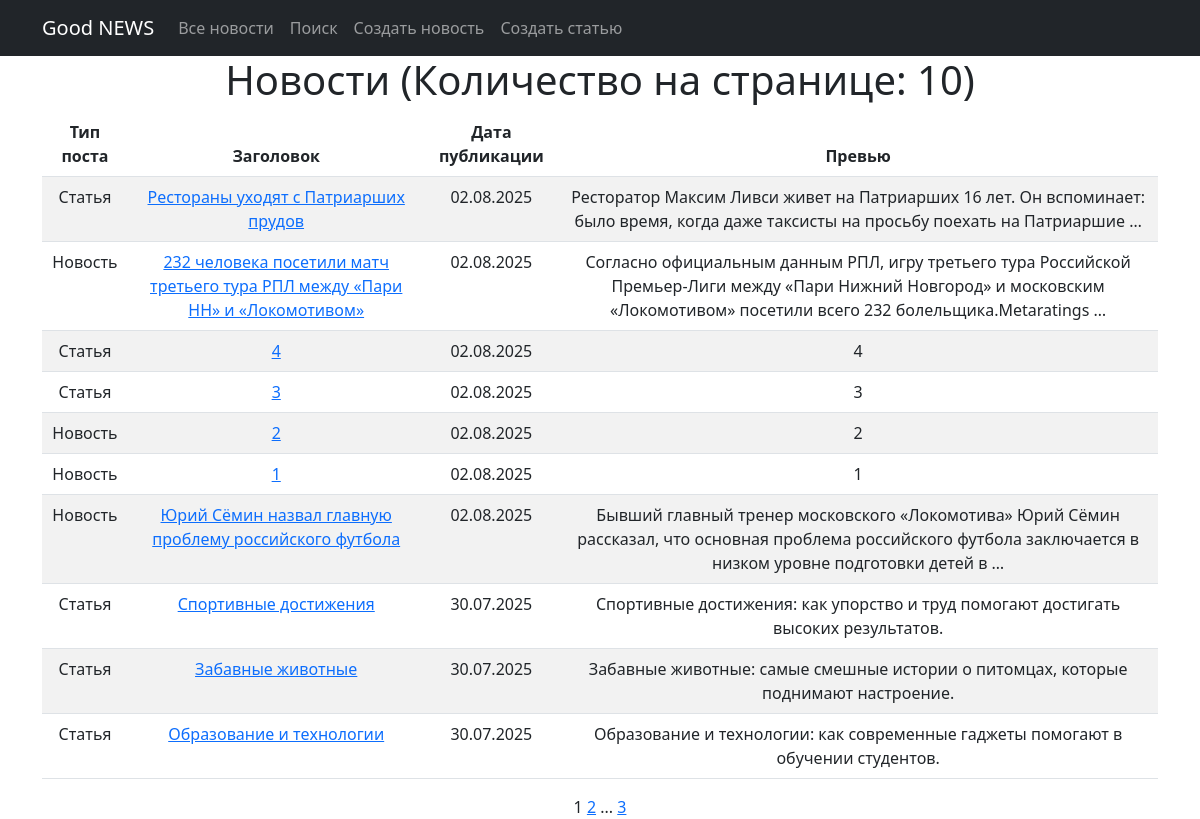
Page /news/ on the committed database.
### news/models.py (models this page shows, shortened)
class Post(models.Model):
    author = models.ForeignKey(Author, on_delete=models.CASCADE)
    post_type = models.CharField(max_length=2, choices=POST_TYPES, default='AR')
    data_time_created = models.DateTimeField(auto_now_add=True)
    categories = models.ManyToManyField(Category, through='PostCategory')
    title = models.CharField(max_length=255)
    text = models.TextField()
    rating = models.IntegerField(default=0)

### news/views.py (the view, shortened to what this page needs)
# urls.py: path('', PostsList.as_view(), name='posts_list'),
class PostsList(ListView):
    model = Post
    ordering = ('-data_time_created')
    template_name = 'posts_list.html'
    context_object_name = 'posts_list'
    paginate_by = 10
    def get_context_data(self, **kwargs):
        context = super().get_context_data(**kwargs)
        user = self.request.user
        context['show_become_author_button'] = False
        return context

### news/templatetags/custom_filters.py (called while the page is built)
@register.filter(name='censor_words')
def censor_words(value):
    if not isinstance(value, str):
        return value
    def censor_match(match):
        word = match.group()
        if len(word) > 1 and (word[0].isalpha() and word[0].lower() == word[0] or word[0].isupper()):
            if word.lower() in BAD_WORDS:
                return word[0] + '*' * (len(word) - 1)
        return word
    pattern = re.compile(r'\b[А-Яа-яЁё]+\b')
    censored_text = pattern.sub(censor_match, value)
    return censored_text

### templates/posts_list.html (shortened to what this page needs)
{% extends 'flatpages/default.html' %}
{% load custom_filters %}
{% block content %}
<h1>Новости (Количество на странице: {{ posts_list|length }})</h1>
<table class="table table-striped">
    <thead>
        <tr>
            <th>Тип поста</th>
            <th>Заголовок</th>
            <th>Дата публикации</th>
            <th>Превью</th>
        </tr>
    </thead>
    <tbody>
        {% for news in posts_list %}
        <tr>
            <td>
                {{ news.get_post_type_display }}
            </td>
            <td>
                <a href="{% url 'posts_detail' news.pk %}">{{ news.title|censor_words }}</a>
            </td>
            <td>{{ news.data_time_created|date:"d.m.Y" }}</td>
            <td>{{ news.text|truncatewords:20|censor_words }}</td>
        </tr>
        {% empty %}
        <tr>
            <td colspan="3">Новостей пока нет.</td>
        </tr>
        {% endfor %}
    </tbody>
</table>
{{ page_obj.number }}
{% if page_obj.has_next %}
<a href="?page={{ page_obj.next_page_number }}">{{ page_obj.next_page_number }}</a>
{% if paginator.num_pages != page_obj.next_page_number %}
...
<a href="?page={{ page_obj.paginator.num_pages }}">{{ page_obj.paginator.num_pages }}</a>
{% endif %}
{% endif %}
{% endblock %}

### templates/flatpages/default.html (shortened to what this page needs)
<!DOCTYPE html>
<html lang="en">
<head>
    {% load static %}
    <link href="{% static 'css/styles.css' %}" rel="stylesheet" />
</head>
<body>
    <nav class="navbar navbar-expand-lg navbar-dark bg-dark static-top">
        <div class="container">
            <a class="navbar-brand" href="#">Good NEWS</a>
            <div class="collapse navbar-collapse" id="navbarResponsive">
                <ul class="navbar-nav ml-auto">
                    <li class="nav-item active">
                        <a class="nav-link" href="/news/">Все новости</a>
                    </li>
                    <li class="nav-item">
                        <a class="nav-link" href="{% url 'posts_search' %}">Поиск</a>
                    </li>
                    <li class="nav-item">
                        <a class="nav-link" href="{% url 'news_create' %}">Создать новость</a>
                    </li>
                    <li class="nav-item">
                        <a class="nav-link" href="{% url 'article_create' %}">Создать статью</a>
                    </li>
                </ul>
            </div>
        </div>
    </nav>
    <div class="container">
        <div class="row">
            <div class="col-lg-12 text-center">
                {% block content %}{% endblock content %}
            </div>
        </div>
    </div>
</body>
</html>

### rows in the picture
Post: post_type "Статья", title|censor_words "Рестораны уходят с Патриарших прудов", data_time_created "02.08.2025", text|censor_words "Ресторатор Максим Ливси живет на Патриарших 16 лет. Он вспоминает: было время, когда даже таксисты на просьбу поехать на Патриаршие …"
Post: post_type "Новость", title|censor_words "232 человека посетили матч третьего тура РПЛ между «Пари НН» и «Локомотивом»", data_time_created "02.08.2025", text|censor_words "Согласно официальным данным РПЛ, игру третьего тура Российской Премьер-Лиги между «Пари Нижний Новгород» и московским «Локомотивом» посетили всего 232 болельщика.Metaratings …"
Post: post_type "Статья", title|censor_words "4", data_time_created "02.08.2025", text|censor_words "4"
Post: post_type "Статья", title|censor_words "3", data_time_created "02.08.2025", text|censor_words "3"
Post: post_type "Новость", title|censor_words "2", data_time_created "02.08.2025", text|censor_words "2"
Post: post_type "Новость", title|censor_words "1", data_time_created "02.08.2025", text|censor_words "1"
Post: post_type "Новость", title|censor_words "Юрий Сёмин назвал главную проблему российского футбола", data_time_created "02.08.2025", text|censor_words "Бывший главный тренер московского «Локомотива» Юрий Сёмин рассказал, что основная проблема российского футбола заключается в низком уровне подготовки детей в …"
Post: post_type "Статья", title|censor_words "Спортивные достижения", data_time_created "30.07.2025", text|censor_words "Спортивные достижения: как упорство и труд помогают достигать высоких результатов."
Post: post_type "Статья", title|censor_words "Забавные животные", data_time_created "30.07.2025", text|censor_words "Забавные животные: самые смешные истории о питомцах, которые поднимают настроение."
Post: post_type "Статья", title|censor_words "Образование и технологии", data_time_created "30.07.2025", text|censor_words "Образование и технологии: как современные гаджеты помогают в обучении студентов."

### other values in the picture
{{ posts_list|length }} "10"
{{ page_obj.number }} "1"
{{ page_obj.next_page_number }} "2"
{{ page_obj.paginator.num_pages }} "3"
